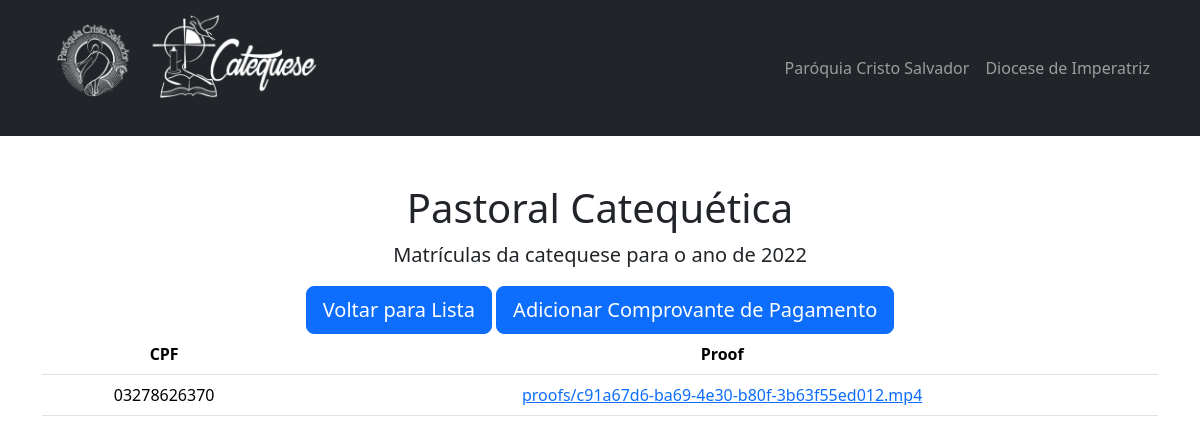
The page /proof_list/03278626370 on the database its author committed.
### matriculas/matricula/models.py (models this page shows, shortened)
class Proof(models.Model):
    cpf = BRCPFField("CPF do responsável", max_length=20)
    proof = models.FileField(verbose_name="Comprovante de Pagamento", upload_to='proofs/')
    class Meta:
        verbose_name = "Comprovante"
        verbose_name_plural = "Comprovantes"

### matriculas/matricula/views.py (the view)
# urls.py: path('proof_list/<str:cpf>', views.proof_list, name='proof_list'),
def proof_list(request, cpf):
    cpf = input_mask_remove(cpf)
    if request.method == 'GET':
        proofs = Proof.objects.all()
        if cpf:
            proofs = proofs.filter(cpf=cpf)
        else:
            return HttpResponseNotFound("Impossível prosseguir sem CPF")
        return render(request, 'matricula/proof_list.html', {'cpf': cpf, 'proofs': proofs})

### matriculas/matricula/views.py (called while the page is built)
def input_mask_remove(value):
    regex_syntax = r"\D"
    value = re.sub(regex_syntax, "", value)
    return value

### templates/matricula/proof_list.html
{% extends 'matricula/base.html' %}
{% block content %}
<div>
  <a class="btn btn-primary btn-lg btn-block" href="{% url 'cpf_validate' cpf %}">Voltar para Lista</a>
  <a class="btn btn-primary btn-lg btn-block" href="{% url 'proof' cpf %}">Adicionar Comprovante de Pagamento</a>
</div>
<table class="table">
  <thead>
    <tr>
      <th>CPF</th>
      <th>Proof</th>
    </tr>
  </thead>
  <tbody>
    {% for proof in proofs %}
    <tr>
      <td>{{proof.cpf}}</td>
      <td>
        <a href="{{proof.proof.url}}">{{proof.proof}}</a>
      </td>
    </tr>
    {% empty %}
    <tr class="group">
      <td colspan="7" class="text-center">Nenhum comprovante cadastrado</td>
    </tr>
    {% endfor %}
  </tbody>
</table>
{% endblock %}

### rows shown on the page
Proof: cpf "03278626370", proof "proofs/c91a67d6-ba69-4e30-b80f-3b63f55ed012.mp4"
